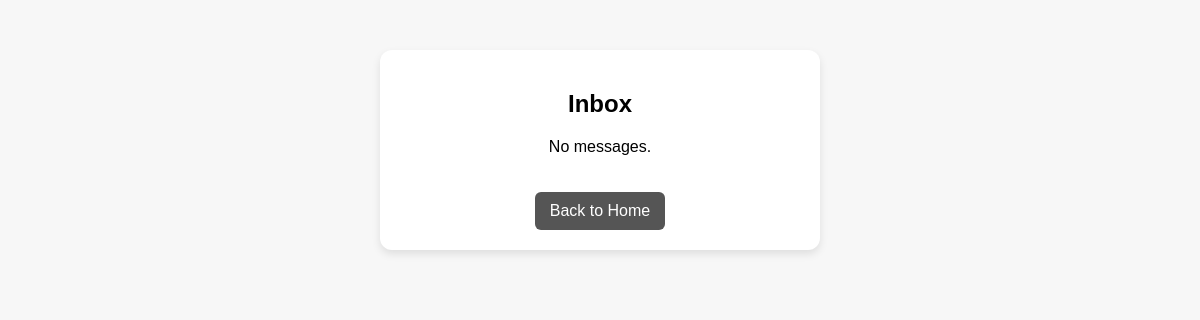
The page /inbox/ (signed in) on the database as committed earlier.
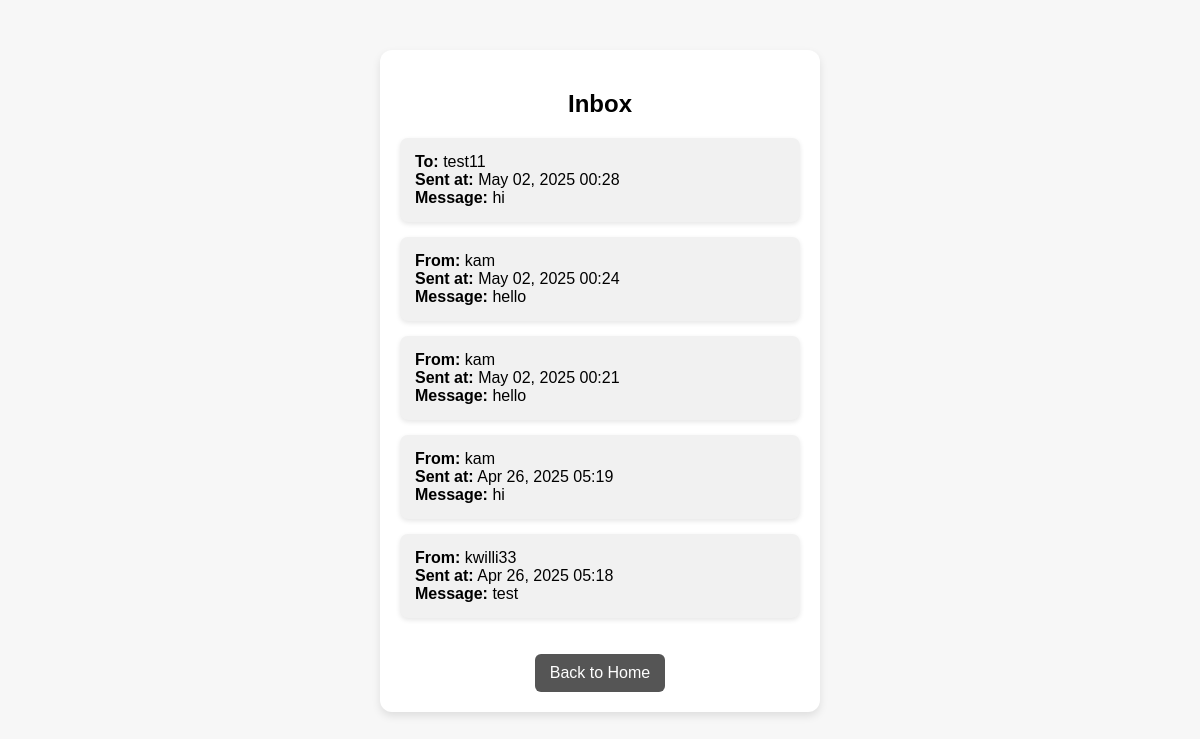
The same page on the database as committed later.
### market/models.py (models this page shows, shortened)
class Message(models.Model):
    sender = models.ForeignKey(settings.AUTH_USER_MODEL, on_delete=models.CASCADE, related_name='sent_messages')
    receiver = models.ForeignKey(settings.AUTH_USER_MODEL, on_delete=models.CASCADE, related_name='received_messages')
    content = models.TextField()
    timestamp = models.DateTimeField(auto_now_add=True)

class CustomUser(AbstractUser):
    name = models.CharField(max_length=100)
    extra_listings = models.IntegerField(default=0)

### market/views.py (the view)
# urls.py: path('inbox/', views.inbox, name='inbox'),
@login_required
def inbox(request):
    messages = Message.objects.filter(
        Q(receiver=request.user) | Q(sender=request.user)
    ).order_by('-timestamp')
    return render(request, 'market/inbox.html', {'messages': messages, 'user': request.user})

### market/templates/market/inbox.html (shortened to what this page needs)
{% load static %}
<!DOCTYPE html>
<html>
<head>
    <link rel="stylesheet" href="{% static 'market/styles.css' %}">
</head>
<body>
    <div class="form-container">
        <h2>Inbox</h2>
        {% if messages %}
            <ul class="inbox-messages">
                {% for message in messages %}
                    <li class="inbox-message">
                        {% if message.receiver == user %}
                            <strong>From:</strong> {{ message.sender.username }}<br>
                        {% else %}
                            <strong>To:</strong> {{ message.receiver.username }}<br>
                        {% endif %}
                        <strong>Sent at:</strong> {{ message.timestamp|date:"M d, Y H:i" }}<br>
                        <strong>Message:</strong> {{ message.content }}
                    </li>
                {% endfor %}
            </ul>
        {% else %}
            <p>No messages.</p>
        {% endif %}
        <a href="/" class="btn-back">Back to Home</a>
    </div>
</body>
</html>

### market/static/market/styles.css (style rules this page uses)
body { font-family: Arial, sans-serif; margin: 20px; background-color: #f7f7f7; }
.form-container { max-width: 400px; margin: 50px auto; padding: 20px; background: white; border-radius: 12px; box-shadow: 0 4px 8px rgba(0, 0, 0, 0.1); text-align: center; }
.btn-back { display: inline-block; margin-top: 20px; text-decoration: none; color: white; background-color: #555; padding: 10px 15px; border-radius: 6px; }
.inbox-messages { list-style: none; padding: 0; }
.inbox-message { background: #f1f1f1; margin-bottom: 15px; padding: 15px; border-radius: 8px; text-align: left; box-shadow: 0 2px 5px rgba(0, 0, 0, 0.1); }

Rows that differ between the two databases and show on the page:
added Message: receiver.username "test11", timestamp "May 02, 2025 00:28", content "hi"
added Message: sender.username "kam", timestamp "May 02, 2025 00:24", content "hello"
added Message: sender.username "kam", timestamp "May 02, 2025 00:21", content "hello"
added Message: sender.username "kam", timestamp "Apr 26, 2025 05:19", content "hi"
added Message: sender.username "kwilli33", timestamp "Apr 26, 2025 05:18", content "test"
Other text that changed with them:
text no longer shown: "No messages."
